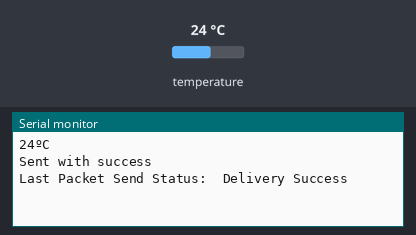
The sketch below on a simulated ESP32. Parts: the last lines printed to the serial monitor. The inputs (shaded band) are chosen by the test bench; at power-on: temperature 24 °C. A WiFi scan finds three made-up networks.

Above: at 3.2 s.
3.3 s: temperature set to 12 °C
At 9.0 s:
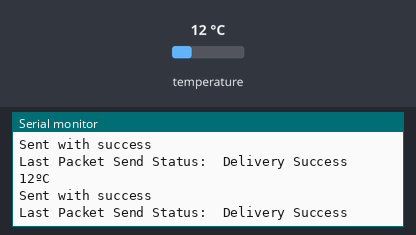
9.3 s: temperature set to 19 °C
At 14.2 s:
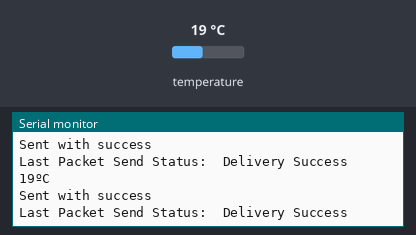
Timing chart, 0 to 15.7 s (numbered marks = the images above; inputs shaded):
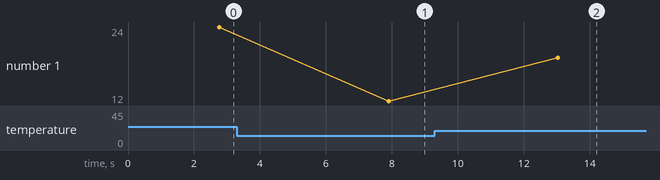

The sketch:

ESP_4TEMP_NODE_FAIL.ino
```cpp
//CODE 4

//CODE TO BE DEPLOYED IN YELLOW ESP32.
//ESP32 SENDER ESP32 RECEIVER
//MAC ADDRESS 08:3A:F2:51:00:00

#include <esp_now.h>
#include <WiFi.h>
#include <esp_wifi.h>
#include <OneWire.h>
#include <DallasTemperature.h>


// RECEIVER MAC Address
uint8_t broadcastAddress[] = {0x08, 0x3A, 0xF2, 0xA9, 0x73, 0xB8};
uint8_t alternateAddress[] = {0x08, 0x3A, 0xF2, 0x51, 0x00, 0x00};
uint8_t i=1; //used as packet number when sent to NODE 2
uint8_t j=1; //used as packet number when sent to NODE 9


const int oneWireBus = 0;
esp_now_peer_info_t peerInfo;
// Structure example to send data
// Must match the receiver structure
typedef struct struct_message {
  int id;          //Unique ID i.e 4
  int num;         //packet number
  int sensorinfo;  //sensor data +40 constant
} struct_message;

struct_message myData;

// Setup a oneWire instance to communicate with any OneWire devices
OneWire oneWire(oneWireBus);

// Pass our oneWire reference to Dallas Temperature sensor
DallasTemperature sensors(&oneWire);


constexpr char WIFI_SSID[] = "Esp_wifi";

int32_t getWiFiChannel(const char *ssid) {
  if (int32_t n = WiFi.scanNetworks()) {
      for (uint8_t i=0; i<n; i++) {
          if (!strcmp(ssid, WiFi.SSID(i).c_str())) {
              return WiFi.channel(i);
          }
      }
  }
  return 0;
}


//Callback when data is sent
void OnDataSent(const uint8_t *mac_addr, esp_now_send_status_t status) {
  Serial.print("\r\nLast Packet Send Status:\t");
  Serial.println(status == ESP_NOW_SEND_SUCCESS ? "Delivery Success" : "Delivery Fail");
  myData.id = 4;
  myData.num = (i-1);
  myData.sensorinfo = 40;
  if (status==ESP_NOW_SEND_FAIL){
    esp_now_send(alternateAddress,(uint8_t *) &myData, sizeof(myData));
  }
}


void setup() {
  Serial.begin(115200);
  WiFi.mode(WIFI_STA);

  //ESP_NOW initializing
  if (esp_now_init() != ESP_OK) {
    Serial.println("Error initializing ESP-NOW");
    return;
  }

  int32_t channel = getWiFiChannel(WIFI_SSID);
  // Once ESPNow is successfully Init, we will register for Send CB to get the status of Trasnmitted packet
  esp_now_register_send_cb(OnDataSent);

  WiFi.printDiag(Serial); // Uncomment to verify channel number before
  esp_wifi_set_promiscuous(true);
  esp_wifi_set_channel(channel, WIFI_SECOND_CHAN_NONE);
  esp_wifi_set_promiscuous(false);
  WiFi.printDiag(Serial); // Uncomment to verify channel change after


  //Register peer
  memcpy(peerInfo.peer_addr, broadcastAddress, 6);
  peerInfo.encrypt = false;

  //Add peer
  if (esp_now_add_peer(&peerInfo) != ESP_OK){
    Serial.println("Failed to add peer");
    return;
  }
  memcpy(peerInfo.peer_addr, alternateAddress, 6);
  peerInfo.encrypt = false;

  // Add peer
  if (esp_now_add_peer(&peerInfo) != ESP_OK){
    Serial.println("Failed to add peer");
    return;
  }

}

void loop() {
    sensors.requestTemperatures();
    float temperatureC = sensors.getTempCByIndex(0);
    myData.id = 4;
    myData.num = i++;
    myData.sensorinfo = temperatureC;
//    myData.sensorinfo = 40;
    Serial.print(myData.sensorinfo);
    Serial.println("ºC");
    // Send message via ESP-NOW
    esp_err_t result = esp_now_send(broadcastAddress, (uint8_t *) &myData, sizeof(myData));

    if (result == ESP_OK) {
      Serial.println("Sent with success");
    }
    else {
      Serial.println("Error sending the data");
    }
    delay(4369);
    j++;
}
```

Measured:
- after the input at 3.3 s, the serial monitor: prints a new line after 4.6 s (image 1)
- after the input at 9.3 s, the serial monitor: prints a new line after 3.7 s (image 2)
- plotted number 1: 24 → 12 after the input at 3.3 s, 12 → 19 after the input at 9.3 s
